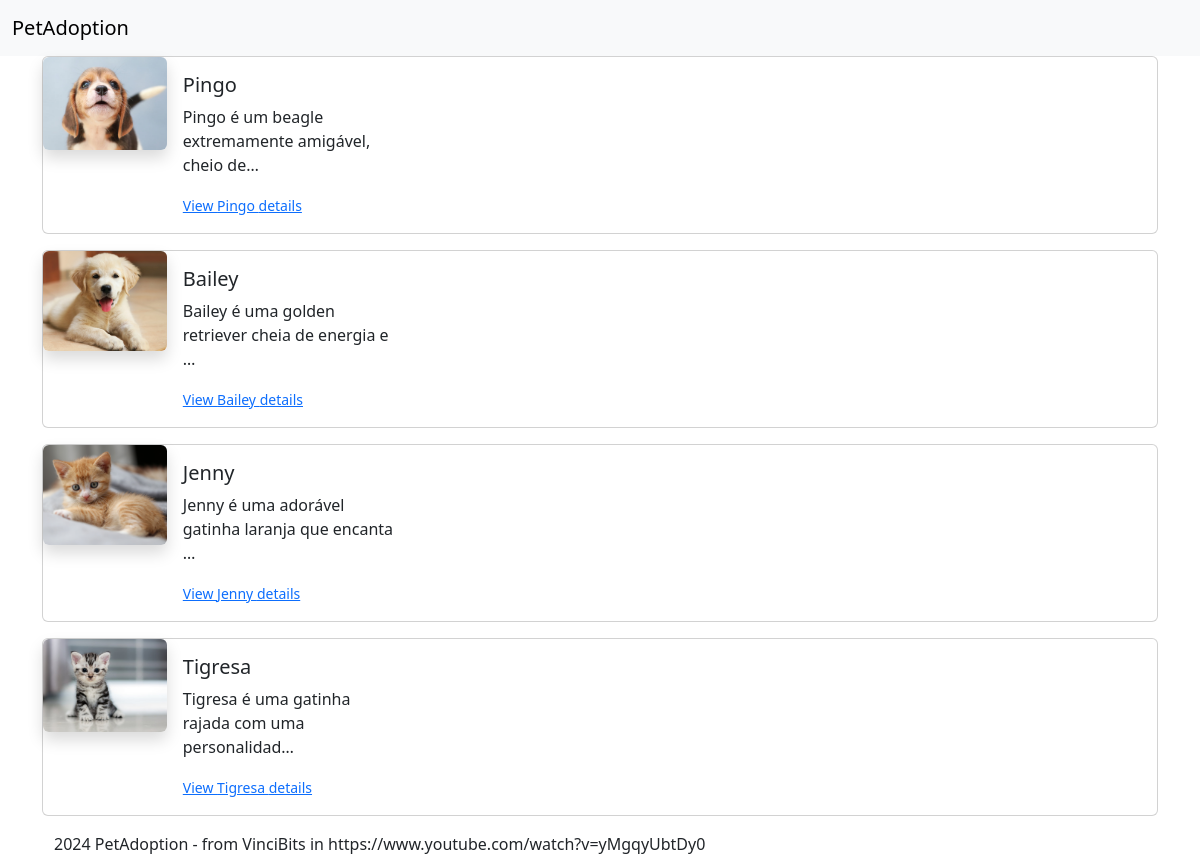
The page / on the database its author committed.
### adoption/models.py (models this page shows)
class Pet(models.Model):
    name = models.CharField(max_length=100)
    description = models.TextField()
    photo = models.ImageField(upload_to='pets/', null=True, blank=True)
    def __str__(self):
        return self.name

### adoption/views.py (the view)
# urls.py: path("", views.index, name="pet_list"),
def index(request):
    pets = Pet.objects.all()
    context = {"pets": pets}
    return render(request, "adoption/index.html", context)

### adoption/templates/adoption/index.html
{% extends "adoption/base.html" %}
{% load bootstrap5 %}
{% block content %}
<div>
    {% for pet in pets %}
        <div class="card mb-3 mx-auto">
            <div class="ro g-0">
                <div class="col-md-4 d-flex justify-content-center">
                    <div>
                        <img src="{{ pet.photo.url }}" alt={{ pet.name }} class="img-fluid rounded shadow" width="300" height="200">
                    </div>
                    <div class="col-md-8">
                        <div class="card-body">
                            <h5 class="card-title">{{ pet.name }}</h5>
                            <p class="card-text">{{ pet.description|truncatechars:50 }}</p>
                            <small>
                                <a href="{% url "adoption:pet_details" pet_id=pet.id %}">View {{ pet }} details</a>
                            </small>
                        </div>
                    </div>
                </div>
            </div>
        </div>
    {% endfor %}
</div>
{% endblock content %}

### adoption/templates/adoption/base.html (shortened to what this page needs)
<!DOCTYPE html>
<html lang="en">
<head>
    {% load bootstrap5 %}
    {% bootstrap_css %}
</head>
<body>
    <nav class="navbar bg-body-tertiary">
        <div class="container-fluid">
          <a class="navbar-brand" href="{% url 'adoption:pet_list' %}">PetAdoption</a>
        </div>
    </nav>
    <main class="container">
        {% block content %}
        {% endblock content %}
    </main>
    <footer class="footer mt-3">
        <div class="container">
            <span class="container">2024 PetAdoption - from VinciBits in https://www.youtube.com/watch?v=yMgqyUbtDy0</span>
        </div>
    </footer>
</body>
</html>

### rows shown on the page
Pet: photo (picture), name "Pingo", description "Pingo é um beagle extremamente amigável, cheio de…"
Pet: photo (picture), name "Bailey", description "Bailey é uma golden retriever cheia de energia e …"
Pet: photo (picture), name "Jenny", description "Jenny é uma adorável gatinha laranja que encanta …"
Pet: photo (picture), name "Tigresa", description "Tigresa é uma gatinha rajada com uma personalidad…"
